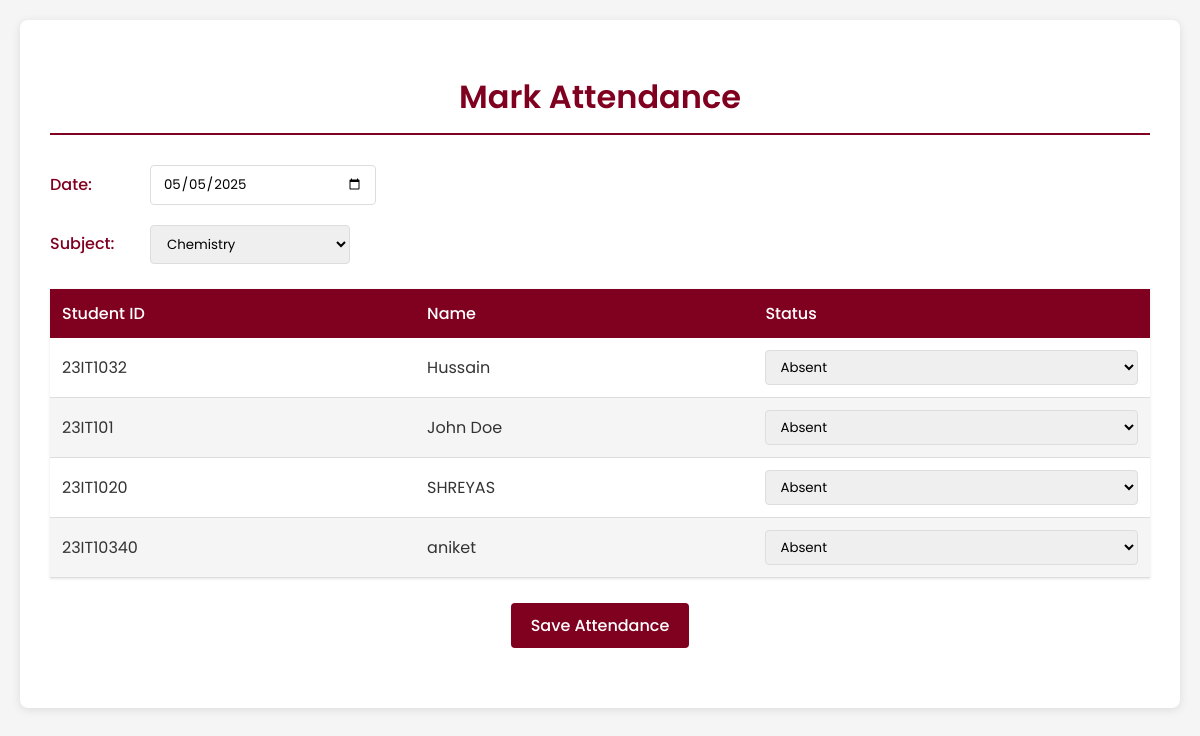
The app's page /mark-attendance with its own data.
### tables this page shows
CREATE TABLE students (
        student_id TEXT PRIMARY KEY,
        name TEXT
    );

### app.py (the view, shortened to what this page needs)
@app.route('/mark-attendance', methods=['GET', 'POST'])
def mark_attendance():
    conn = get_db_connection()
    try:
        students = conn.execute('SELECT * FROM students ORDER BY name').fetchall()
        subjects = conn.execute('SELECT * FROM subjects ORDER BY subject_name').fetchall()
        timetable = conn.execute('''
            SELECT s.subject_name, t.day, t.start_time, t.end_time
            FROM timetable t
            JOIN subjects s ON t.subject_id = s.subject_id
            ORDER BY t.day, t.start_time
        ''').fetchall()
        recent_attendance = conn.execute('''
            SELECT a.date, s.subject_name, st.name as student_name, a.status
            FROM attendance a
            JOIN subjects s ON a.subject_id = s.subject_id
            JOIN students st ON a.student_id = st.student_id
            ORDER BY a.date DESC
            LIMIT 10
        ''').fetchall()
        return render_template('mark-attendance.html',
                            students=students,
                            subjects=subjects,
                            timetable=timetable,
                            recent_attendance=recent_attendance,
                            today=datetime.today().strftime('%Y-%m-%d'))
    except Exception as e:
        flash(f'Error loading attendance page: {str(e)}', 'error')
        return redirect(url_for('teacher_dashboard'))
    finally:
        conn.close()

### app.py (called while the page is built)
def get_db_connection():
    conn = sqlite3.connect(DATABASE)
    conn.row_factory = sqlite3.Row
    conn.execute("PRAGMA foreign_keys = ON")
    return conn

### templates/mark-attendance.html (shortened to what this page needs)
<!DOCTYPE html>
<html lang="en">
<head>
</head>
<body>
    <div class="container">
        <h1>Mark Attendance</h1>
        <form method="POST">
            <div class="form-group">
                <label for="date">Date:</label>
                <input type="date" name="date" value="{{ today }}" required>
            </div>
            <div class="form-group">
                <label for="subject">Subject:</label>
                <select name="subject_id" required>
                    {% for subject in subjects %}
                    <option value="{{ subject.subject_id }}">{{ subject.subject_name }}</option>
                    {% endfor %}
                </select>
            </div>
            <table>
                <thead>
                    <tr>
                        <th>Student ID</th>
                        <th>Name</th>
                        <th>Status</th>
                    </tr>
                </thead>
                <tbody>
                    {% for student in students %}
                    <tr>
                        <td>{{ student.student_id }}</td>
                        <td>{{ student.name }}</td>
                        <td>
                            <select name="status_{{ student.student_id }}">
                                <option value="Absent" selected>Absent</option>
                            </select>
                        </td>
                    </tr>
                    {% endfor %}
                </tbody>
            </table>
            <button type="submit">Save Attendance</button>
        </form>
    </div>
</body>
</html>

### templates/mark-attendance.html (style rules this page uses)
:root { --maroon: #800020; --light-maroon: #a3435d; --white: #ffffff; --light-gray: #f5f5f5; --dark-gray: #333333; }
body { font-family: 'Poppins', sans-serif; line-height: 1.6; color: var(--dark-gray); background-color: var(--light-gray); margin: 0; padding: 20px; }
.container { max-width: 1200px; margin: 0 auto; background-color: var(--white); padding: 30px; border-radius: 8px; box-shadow: 0 2px 10px rgba(0, 0, 0, 0.1); }
h1 { color: var(--maroon); text-align: center; margin-bottom: 30px; font-weight: 600; border-bottom: 2px solid var(--maroon); padding-bottom: 10px; }
form { margin-bottom: 30px; }
.form-group { margin-bottom: 20px; display: flex; align-items: center; }
label { display: inline-block; width: 100px; font-weight: 500; color: var(--maroon); }
input[type="date"], select { padding: 8px 12px; border: 1px solid #ddd; border-radius: 4px; font-family: 'Poppins', sans-serif; width: 200px; }
table { border-collapse: collapse; width: 100%; margin: 25px 0; box-shadow: 0 1px 3px rgba(0, 0, 0, 0.1); }
th { background-color: var(--maroon); color: var(--white); padding: 12px; text-align: left; font-weight: 500; }
td { padding: 12px; border-bottom: 1px solid #ddd; background-color: var(--white); }
tr:nth-child(even) td { background-color: var(--light-gray); }
select[name^="status"] { padding: 6px 10px; border: 1px solid #ddd; border-radius: 4px; font-family: 'Poppins', sans-serif; width: 100%; }
button[type="submit"] { background-color: var(--maroon); color: var(--white); border: none; padding: 10px 20px; border-radius: 4px; cursor: pointer; font-family: 'Poppins', sans-serif; font-size: 16px; font-weight: 500; transition: background-color 0.3s; display: block; margin: 20px auto 0; }

### records on screen
students: student_id "23IT1032", name "Hussain", student_id "Absent"
students: student_id "23IT101", name "John Doe", student_id "Absent"
students: student_id "23IT1020", name "SHREYAS", student_id "Absent"
students: student_id "23IT10340", name "aniket", student_id "Absent"

### other values on screen
form field subject_id "Chemistry"
